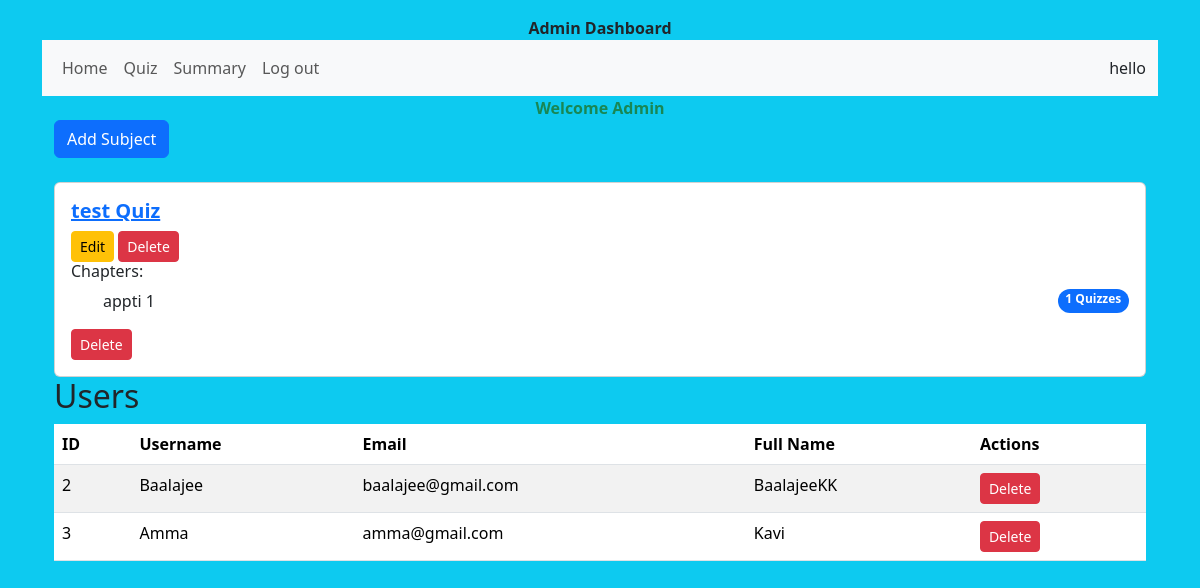
The app's page /admin/dashboard (signed in), older data.
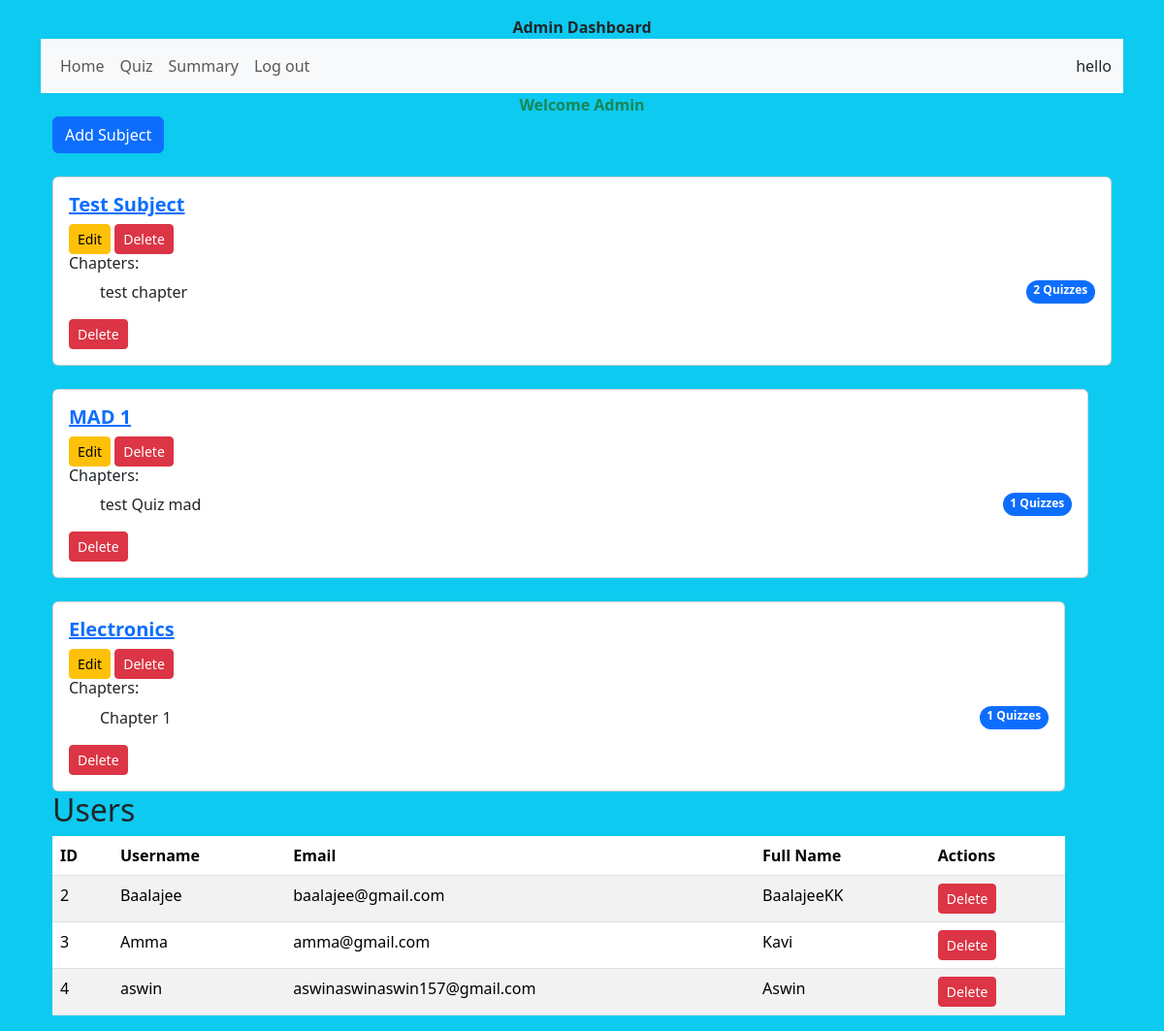
The same page, newer data.
### models/models.py (models this page shows)
class Subject(db.Model):
    __tablename__ = "subjects"
    id = db.Column(db.Integer, primary_key=True, autoincrement=True)
    name = db.Column(db.String(50), nullable=False,unique=True)
    description = db.Column(db.Text)
    remarks = db.Column(db.Text)
    chapters = db.relationship('Chapter', back_populates='subject',cascade="all, delete-orphan")

class Chapter(db.Model):
    __tablename__ = "chapters"
    id = db.Column(db.Integer, primary_key=True, autoincrement=True)
    subject_id = db.Column(db.Integer, db.ForeignKey('subjects.id'), nullable=False)
    name = db.Column(db.String(50), nullable=False)
    description = db.Column(db.Text)
    remarks = db.Column(db.Text)
    subject = db.relationship('Subject', back_populates='chapters')
    quizzes = db.relationship('Quiz', back_populates='chapter',cascade="all, delete-orphan")

class User(db.Model):
    __tablename__ = "users"
    id = db.Column(db.Integer, primary_key=True, autoincrement=True)
    username = db.Column(db.String(50), nullable=False, unique=True)
    email = db.Column(db.String(100), nullable=False, unique=True)
    password = db.Column(db.String(255), nullable=False)
    full_name = db.Column(db.String(100), nullable=False)
    qualification = db.Column(db.String(50))
    dob = db.Column(db.Date)
    college = db.Column(db.String(100))
    roles = db.Column(db.String(50), nullable=False, default='user')
    scores = db.relationship('Score', back_populates='user',lazy=True)

### controllers/controllers.py (the view)
@controllers.route("/admin/dashboard")
def admin_dashboard():
    if not check_role('admin'):
        flash('Your not allowed here')
        return redirect(url_for('controllers.login'))
    subjects = Subject.query.all()
    users = User.query.filter_by(roles='user').all()
    return render_template('admin_dashboard.html',subjects=subjects,users=users)

### controllers/controllers.py (called while the page is built)
def check_role(role):
    if 'user_id' in session and session['role']==role:
        return True
    return False

### templates/admin_dashboard.html
{% extends 'layout.html' %}
{% block body %}
<div class="containner">
    <div class="text-center"><strong>Admin Dashboard</strong></div>
    <nav class="navbar navbar-expand-sm bg-light">
        <div class="container-fluid">
            <ul class="navbar-nav">
                <li class="nav-item">
                    <a class="nav-link" href="{{url_for('controllers.admin_dashboard')}}">Home</a>
                </li>
                <li>
                    <a class="nav-link" href ="{{url_for('controllers.quiz_show')}}">Quiz</a>
                </li>
                <li>
                    <a class="nav-link" href ="{{url_for('controllers.summary_show')}}">Summary</a>
                </li>
                <li>
                    <a class="nav-link" href ="{{url_for('controllers.logout')}}">Log out</a>
                </li>
            </ul>
            <div>hello</div>
        </div>
    </nav>
    <div class="text-center text-success fw-bold"><strong>Welcome Admin</strong></div>
    <div class="container-fluid">
        <a href="{{url_for('controllers.subject_create')}}" class="btn btn-primary">Add Subject</a>
        {% for subject in subjects %}
        <div class="row mt-4">
            <div clas="col-md-3">
                <div class="card">
                    <div class="card-body md-3">
                        <h5 class="card-title">
                            <a class="fw-bold" href="{{url_for('controllers.subject_show',id=subject.id)}}">{{subject.name}}</a>
                        </h5>
                        <a href="{{url_for('controllers.subject_edit',id=subject.id)}}" class="btn btn-sm btn-warning">Edit</a>
                        <form action="{{ url_for('controllers.subject_delete', id=subject.id) }}" method="POST" style="display: inline;">
                            <button type="submit" class="btn btn-danger btn-sm">Delete</button>
                        </form>
                        <h6>Chapters:</h6>
                        <ul list="list-group">
                            {% for chapter in subject.chapters %}
                            <li class="list-group-item d-flex justify-content-between algin-items-center">
                                {{chapter.name}}
                                <span class="badge bg-primary rounded-pill">{{chapter.quizzes|length}} Quizzes</span>
                            </li>
                            {% endfor %}
                        </ul>
                        <form action="{{ url_for('controllers.subject_delete', id=subject.id) }}" method="POST" style="display: inline;">
                            <button type="submit" class="btn btn-danger btn-sm">Delete</button>
                        </form>
             </div>
                </div>
            </div>
            {% endfor %}
        </div>
        <h2>Users</h2>
        <div class="row">
            <div class="col-md-12">
                <table class="table table-striped">
                    <thead>
                        <tr>
                            <th>ID</th>
                            <th>Username</th>
                            <th>Email</th>
                            <th>Full Name</th>
                            <th>Actions</th>
                        </tr>
                    </thead>
                    <tbody>
                        {% for user in users %}
                        <tr>
                            <td>{{ user.id }}</td>
                            <td>{{ user.username }}</td>
                            <td>{{ user.email }}</td>
                            <td>{{ user.full_name }}</td>
                            <td><a href="{{url_for('controllers.user_delete',id=user.id)}}" class="btn btn-sm btn-danger">Delete</a></td>
                        </tr>
                        {% endfor %}
                    </tbody>
                </table>
            </div>
    </div>
    </div>
</div>
{% endblock %}

### templates/layout.html (shortened to what this page needs)
<!DOCTYPE html>
<html lang="en">
<head>
    <link href="https://cdn.jsdelivr.net/npm/bootstrap@5.3.3/dist/css/bootstrap.min.css" rel="stylesheet">
</head>
<body class="bg-info">
    <div class="container pt-3">
        {% block body %}
        {% endblock %}
    </div>
</body>
</html>

Row changes from the older to the newer data that the page shows:
removed Subject: name "test Quiz"
removed Chapter: name "appti 1", quizzes|length "1", shown under "test Quiz"
added Subject: name "Test Subject"
added Chapter: name "test chapter", quizzes|length "2", shown under "Test Subject"
added Subject: name "MAD 1"
added Chapter: name "test Quiz mad", quizzes|length "1", shown under "MAD 1"
added Subject: name "Electronics"
added Chapter: name "Chapter 1", quizzes|length "1", shown under "Electronics"
added User: id "4", username "aswin", email "aswinaswinaswin157@gmail.com", full_name "Aswin"
